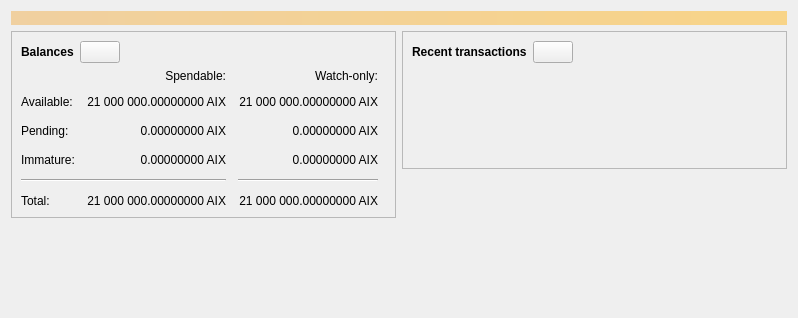
<?xml version="1.0" encoding="UTF-8"?>
<ui version="4.0">
 <class>OverviewPage</class>
 <widget class="QWidget" name="OverviewPage">
  <property name="geometry">
   <rect>
    <x>0</x>
    <y>0</y>
    <width>798</width>
    <height>318</height>
   </rect>
  </property>
  <property name="windowTitle">
   <string>Form</string>
  </property>
  <layout class="QVBoxLayout" name="topLayout">
   <item>
    <widget class="QLabel" name="labelAlerts">
     <property name="visible">
      <bool>false</bool>
     </property>
     <property name="styleSheet">
      <string notr="true">QLabel { background-color: qlineargradient(x1: 0, y1: 0, x2: 1, y2: 0, stop:0 #F0D0A0, stop:1 #F8D488); color:#000000; }</string>
     </property>
     <property name="wordWrap">
      <bool>true</bool>
     </property>
     <property name="margin">
      <number>3</number>
     </property>
     <property name="textInteractionFlags">
      <set>Qt::TextSelectableByMouse</set>
     </property>
    </widget>
   </item>
   <item>
    <layout class="QHBoxLayout" name="horizontalLayout" stretch="1,1">
     <item>
      <layout class="QVBoxLayout" name="verticalLayout_2">
       <item>
        <widget class="QFrame" name="frame">
         <property name="frameShape">
          <enum>QFrame::StyledPanel</enum>
         </property>
         <property name="frameShadow">
          <enum>QFrame::Raised</enum>
         </property>
         <layout class="QVBoxLayout" name="verticalLayout_4">
          <item>
           <layout class="QHBoxLayout" name="horizontalLayout_4">
            <item>
             <widget class="QLabel" name="label_5">
              <property name="font">
               <font>
                <weight>75</weight>
                <bold>true</bold>
               </font>
              </property>
              <property name="text">
               <string>Balances</string>
              </property>
             </widget>
            </item>
            <item>
             <widget class="QPushButton" name="labelWalletStatus">
              <property name="enabled">
               <bool>true</bool>
              </property>
              <property name="maximumSize">
               <size>
                <width>45</width>
                <height>16777215</height>
               </size>
              </property>
              <property name="toolTip">
               <string>The displayed information may be out of date. Your wallet automatically synchronizes with the Aixcoin network after a connection is established, but this process has not completed yet.</string>
              </property>
              <property name="text">
               <string/>
              </property>
              <property name="icon">
               <iconset resource="../aixcoin.qrc">
                <normaloff>:/icons/warning</normaloff>
                <disabledoff>:/icons/warning</disabledoff>:/icons/warning</iconset>
              </property>
              <property name="iconSize">
               <size>
                <width>24</width>
                <height>24</height>
               </size>
              </property>
             </widget>
            </item>
            <item>
             <spacer name="horizontalSpacer_3">
              <property name="orientation">
               <enum>Qt::Horizontal</enum>
              </property>
              <property name="sizeHint" stdset="0">
               <size>
                <width>40</width>
                <height>20</height>
               </size>
              </property>
             </spacer>
            </item>
           </layout>
          </item>
          <item>
           <layout class="QGridLayout" name="gridLayout">
            <property name="spacing">
             <number>12</number>
            </property>
            <item row="2" column="2">
             <widget class="QLabel" name="labelWatchPending">
              <property name="cursor">
               <cursorShape>IBeamCursor</cursorShape>
              </property>
              <property name="toolTip">
               <string>Unconfirmed transactions to watch-only addresses</string>
              </property>
              <property name="text">
               <string notr="true">0.00000000 AIX</string>
              </property>
              <property name="alignment">
               <set>Qt::AlignRight|Qt::AlignTrailing|Qt::AlignVCenter</set>
              </property>
              <property name="textInteractionFlags">
               <set>Qt::LinksAccessibleByMouse|Qt::TextSelectableByKeyboard|Qt::TextSelectableByMouse</set>
              </property>
             </widget>
            </item>
            <item row="2" column="1">
             <widget class="QLabel" name="labelUnconfirmed">
              <property name="cursor">
               <cursorShape>IBeamCursor</cursorShape>
              </property>
              <property name="toolTip">
               <string>Total of transactions that have yet to be confirmed, and do not yet count toward the spendable balance</string>
              </property>
              <property name="text">
               <string notr="true">0.00000000 AIX</string>
              </property>
              <property name="alignment">
               <set>Qt::AlignRight|Qt::AlignTrailing|Qt::AlignVCenter</set>
              </property>
              <property name="textInteractionFlags">
               <set>Qt::LinksAccessibleByMouse|Qt::TextSelectableByKeyboard|Qt::TextSelectableByMouse</set>
              </property>
             </widget>
            </item>
            <item row="3" column="2">
             <widget class="QLabel" name="labelWatchImmature">
              <property name="cursor">
               <cursorShape>IBeamCursor</cursorShape>
              </property>
              <property name="toolTip">
               <string>Mined balance in watch-only addresses that has not yet matured</string>
              </property>
              <property name="text">
               <string notr="true">0.00000000 AIX</string>
              </property>
              <property name="alignment">
               <set>Qt::AlignRight|Qt::AlignTrailing|Qt::AlignVCenter</set>
              </property>
              <property name="textInteractionFlags">
               <set>Qt::LinksAccessibleByMouse|Qt::TextSelectableByKeyboard|Qt::TextSelectableByMouse</set>
              </property>
             </widget>
            </item>
            <item row="4" column="0" colspan="2">
             <widget class="Line" name="line">
              <property name="orientation">
               <enum>Qt::Horizontal</enum>
              </property>
             </widget>
            </item>
            <item row="4" column="2">
             <widget class="Line" name="lineWatchBalance">
              <property name="sizePolicy">
               <sizepolicy hsizetype="Preferred" vsizetype="Fixed">
                <horstretch>0</horstretch>
                <verstretch>0</verstretch>
               </sizepolicy>
              </property>
              <property name="minimumSize">
               <size>
                <width>140</width>
                <height>0</height>
               </size>
              </property>
              <property name="orientation">
               <enum>Qt::Horizontal</enum>
              </property>
             </widget>
            </item>
            <item row="5" column="0">
             <widget class="QLabel" name="labelTotalText">
              <property name="text">
               <string>Total:</string>
              </property>
             </widget>
            </item>
            <item row="3" column="1">
             <widget class="QLabel" name="labelImmature">
              <property name="cursor">
               <cursorShape>IBeamCursor</cursorShape>
              </property>
              <property name="toolTip">
               <string>Mined balance that has not yet matured</string>
              </property>
              <property name="text">
               <string notr="true">0.00000000 AIX</string>
              </property>
              <property name="alignment">
               <set>Qt::AlignRight|Qt::AlignTrailing|Qt::AlignVCenter</set>
              </property>
              <property name="textInteractionFlags">
               <set>Qt::LinksAccessibleByMouse|Qt::TextSelectableByKeyboard|Qt::TextSelectableByMouse</set>
              </property>
             </widget>
            </item>
            <item row="2" column="3">
             <spacer name="horizontalSpacer_2">
              <property name="orientation">
               <enum>Qt::Horizontal</enum>
              </property>
              <property name="sizeHint" stdset="0">
               <size>
                <width>40</width>
                <height>20</height>
               </size>
              </property>
             </spacer>
            </item>
            <item row="3" column="0">
             <widget class="QLabel" name="labelImmatureText">
              <property name="text">
               <string>Immature:</string>
              </property>
             </widget>
            </item>
            <item row="5" column="1">
             <widget class="QLabel" name="labelTotal">
              <property name="cursor">
               <cursorShape>IBeamCursor</cursorShape>
              </property>
              <property name="toolTip">
               <string>Your current total balance</string>
              </property>
              <property name="text">
               <string notr="true">21 000 000.00000000 AIX</string>
              </property>
              <property name="alignment">
               <set>Qt::AlignRight|Qt::AlignTrailing|Qt::AlignVCenter</set>
              </property>
              <property name="textInteractionFlags">
               <set>Qt::LinksAccessibleByMouse|Qt::TextSelectableByKeyboard|Qt::TextSelectableByMouse</set>
              </property>
             </widget>
            </item>
            <item row="5" column="2">
             <widget class="QLabel" name="labelWatchTotal">
              <property name="cursor">
               <cursorShape>IBeamCursor</cursorShape>
              </property>
              <property name="toolTip">
               <string>Current total balance in watch-only addresses</string>
              </property>
              <property name="text">
               <string notr="true">21 000 000.00000000 AIX</string>
              </property>
              <property name="alignment">
               <set>Qt::AlignRight|Qt::AlignTrailing|Qt::AlignVCenter</set>
              </property>
              <property name="textInteractionFlags">
               <set>Qt::LinksAccessibleByMouse|Qt::TextSelectableByKeyboard|Qt::TextSelectableByMouse</set>
              </property>
             </widget>
            </item>
            <item row="0" column="2">
             <widget class="QLabel" name="labelWatchonly">
              <property name="text">
               <string>Watch-only:</string>
              </property>
              <property name="alignment">
               <set>Qt::AlignRight|Qt::AlignTrailing|Qt::AlignVCenter</set>
              </property>
             </widget>
            </item>
            <item row="1" column="0">
             <widget class="QLabel" name="labelBalanceText">
              <property name="text">
               <string>Available:</string>
              </property>
             </widget>
            </item>
            <item row="1" column="1">
             <widget class="QLabel" name="labelBalance">
              <property name="cursor">
               <cursorShape>IBeamCursor</cursorShape>
              </property>
              <property name="toolTip">
               <string>Your current spendable balance</string>
              </property>
              <property name="text">
               <string notr="true">21 000 000.00000000 AIX</string>
              </property>
              <property name="alignment">
               <set>Qt::AlignRight|Qt::AlignTrailing|Qt::AlignVCenter</set>
              </property>
              <property name="textInteractionFlags">
               <set>Qt::LinksAccessibleByMouse|Qt::TextSelectableByKeyboard|Qt::TextSelectableByMouse</set>
              </property>
             </widget>
            </item>
            <item row="1" column="2">
             <widget class="QLabel" name="labelWatchAvailable">
              <property name="cursor">
               <cursorShape>IBeamCursor</cursorShape>
              </property>
              <property name="toolTip">
               <string>Your current balance in watch-only addresses</string>
              </property>
              <property name="text">
               <string notr="true">21 000 000.00000000 AIX</string>
              </property>
              <property name="alignment">
               <set>Qt::AlignRight|Qt::AlignTrailing|Qt::AlignVCenter</set>
              </property>
              <property name="textInteractionFlags">
               <set>Qt::LinksAccessibleByMouse|Qt::TextSelectableByKeyboard|Qt::TextSelectableByMouse</set>
              </property>
             </widget>
            </item>
            <item row="2" column="0">
             <widget class="QLabel" name="labelPendingText">
              <property name="text">
               <string>Pending:</string>
              </property>
             </widget>
            </item>
            <item row="0" column="1">
             <widget class="QLabel" name="labelSpendable">
              <property name="text">
               <string>Spendable:</string>
              </property>
              <property name="alignment">
               <set>Qt::AlignRight|Qt::AlignTrailing|Qt::AlignVCenter</set>
              </property>
             </widget>
            </item>
           </layout>
          </item>
         </layout>
        </widget>
       </item>
       <item>
        <spacer name="verticalSpacer">
         <property name="orientation">
          <enum>Qt::Vertical</enum>
         </property>
         <property name="sizeHint" stdset="0">
          <size>
           <width>20</width>
           <height>40</height>
          </size>
         </property>
        </spacer>
       </item>
      </layout>
     </item>
     <item>
      <layout class="QVBoxLayout" name="verticalLayout_3">
       <item>
        <widget class="QFrame" name="frame_2">
         <property name="frameShape">
          <enum>QFrame::StyledPanel</enum>
         </property>
         <property name="frameShadow">
          <enum>QFrame::Raised</enum>
         </property>
         <layout class="QVBoxLayout" name="verticalLayout">
          <item>
           <layout class="QHBoxLayout" name="horizontalLayout_2">
            <item>
             <widget class="QLabel" name="label_4">
              <property name="font">
               <font>
                <weight>75</weight>
                <bold>true</bold>
               </font>
              </property>
              <property name="text">
               <string>Recent transactions</string>
              </property>
             </widget>
            </item>
            <item>
             <widget class="QPushButton" name="labelTransactionsStatus">
              <property name="enabled">
               <bool>true</bool>
              </property>
              <property name="maximumSize">
               <size>
                <width>45</width>
                <height>16777215</height>
               </size>
              </property>
              <property name="toolTip">
               <string>The displayed information may be out of date. Your wallet automatically synchronizes with the Aixcoin network after a connection is established, but this process has not completed yet.</string>
              </property>
              <property name="text">
               <string/>
              </property>
              <property name="icon">
               <iconset resource="../aixcoin.qrc">
                <normaloff>:/icons/warning</normaloff>
                <disabledoff>:/icons/warning</disabledoff>:/icons/warning</iconset>
              </property>
              <property name="iconSize">
               <size>
                <width>24</width>
                <height>24</height>
               </size>
              </property>
             </widget>
            </item>
            <item>
             <spacer name="horizontalSpacer">
              <property name="orientation">
               <enum>Qt::Horizontal</enum>
              </property>
              <property name="sizeHint" stdset="0">
               <size>
                <width>40</width>
                <height>20</height>
               </size>
              </property>
             </spacer>
            </item>
           </layout>
          </item>
          <item>
           <widget class="TransactionOverviewWidget" name="listTransactions">
            <property name="styleSheet">
             <string notr="true">QListView { background: transparent; }</string>
            </property>
            <property name="frameShape">
             <enum>QFrame::NoFrame</enum>
            </property>
            <property name="verticalScrollBarPolicy">
             <enum>Qt::ScrollBarAlwaysOff</enum>
            </property>
            <property name="horizontalScrollBarPolicy">
             <enum>Qt::ScrollBarAlwaysOff</enum>
            </property>
            <property name="sizeAdjustPolicy">
             <enum>QAbstractScrollArea::AdjustToContents</enum>
            </property>
            <property name="selectionMode">
             <enum>QAbstractItemView::NoSelection</enum>
            </property>
            <property name="uniformItemSizes">
             <bool>true</bool>
            </property>
           </widget>
          </item>
         </layout>
        </widget>
       </item>
       <item>
        <spacer name="verticalSpacer_2">
         <property name="orientation">
          <enum>Qt::Vertical</enum>
         </property>
         <property name="sizeHint" stdset="0">
          <size>
           <width>20</width>
           <height>40</height>
          </size>
         </property>
        </spacer>
       </item>
      </layout>
     </item>
    </layout>
   </item>
  </layout>
 </widget>
 <customwidgets>
  <customwidget>
   <class>TransactionOverviewWidget</class>
   <extends>QListView</extends>
   <header>qt/transactionoverviewwidget.h</header>
  </customwidget>
 </customwidgets>
 <resources/>
 <connections/>
</ui>
